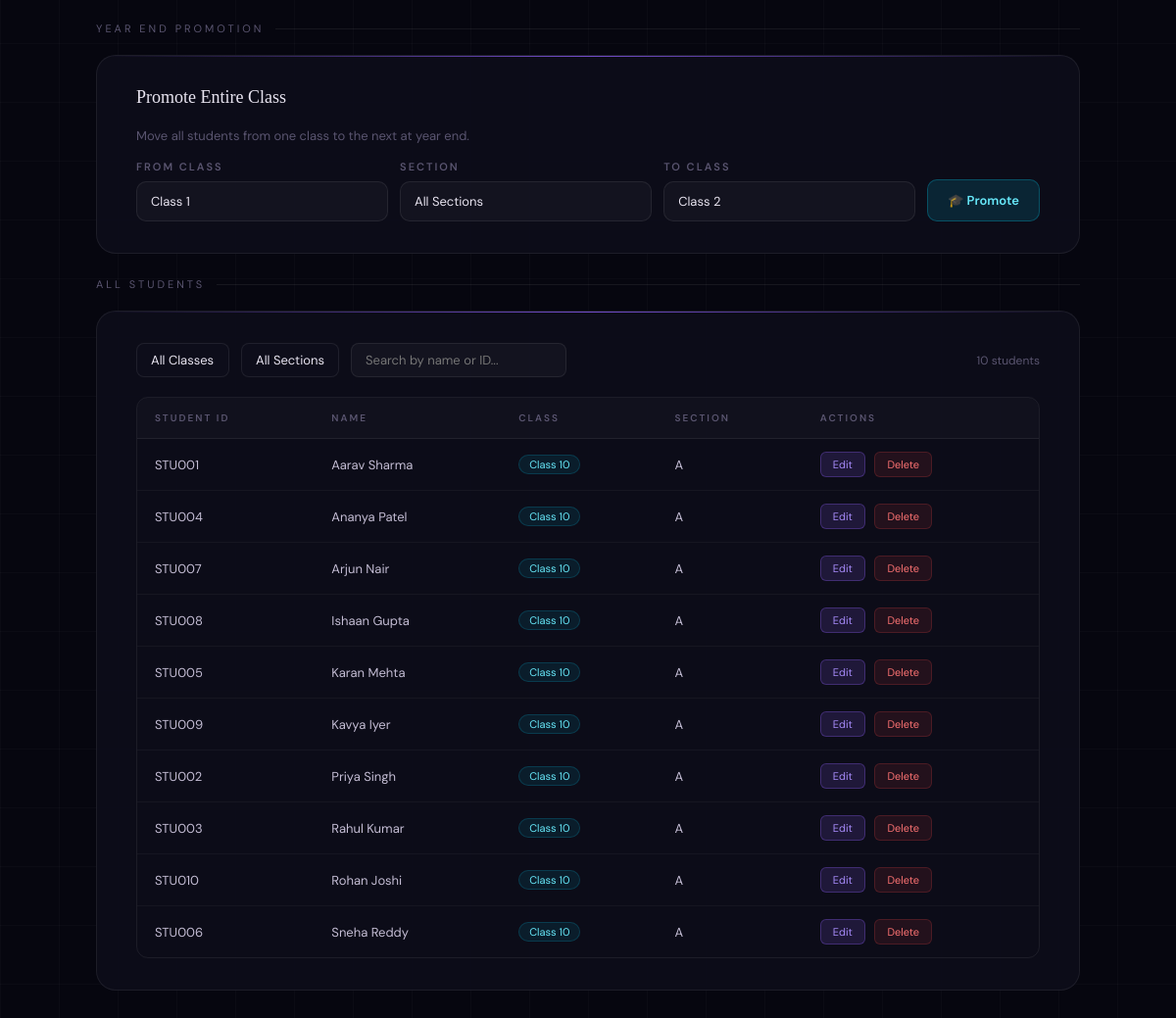
/students (signed in, lower part), run on an earlier commit of the app's database.
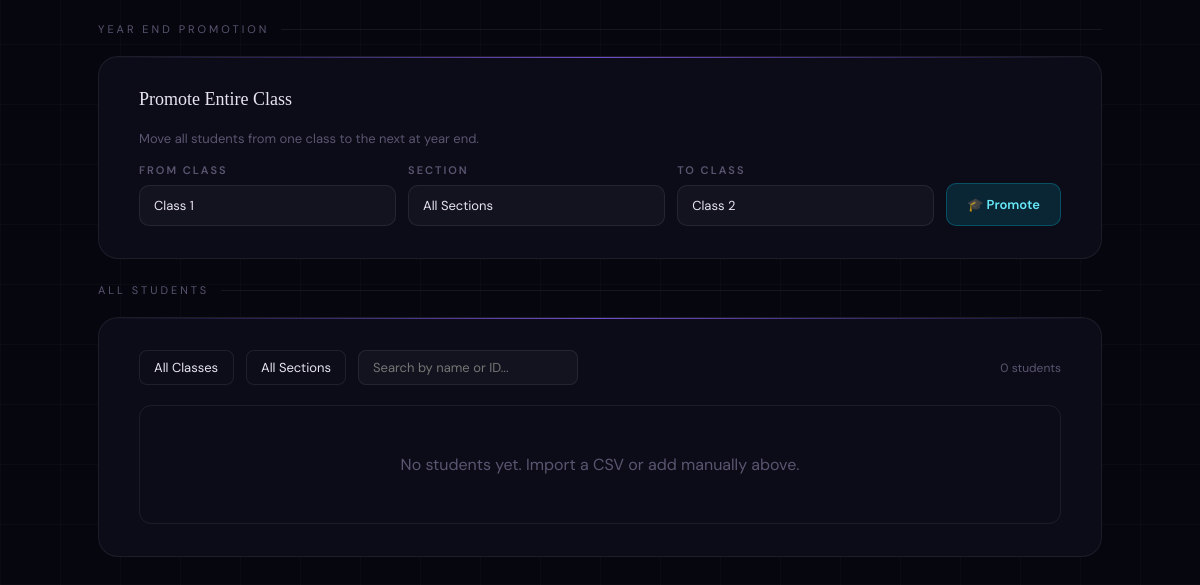
And on a later commit of the database.
### database.py (models this page shows)
class Student(db.Model):
    id = db.Column(db.Integer, primary_key=True)
    student_id = db.Column(db.String(20), nullable=False)
    name = db.Column(db.String(100), nullable=False)
    class_name = db.Column(db.String(10), nullable=False)
    section = db.Column(db.String(5), nullable=False)
    school_id = db.Column(db.Integer, db.ForeignKey('school.id'), nullable=False)
    results = db.relationship('Result', backref='student', lazy=True)

### app.py (the view)
@app.route('/students')
def students_page():
    if 'school_id' not in session:
        return redirect(url_for('login'))
    students = Student.query.filter_by(school_id=session['school_id'])\
        .order_by(Student.class_name, Student.section, Student.name).all()
    return render_template('students.html', students=students, school_name=session['school_name'])

### templates/students.html (shortened to what this page needs)
<!DOCTYPE html>
<html lang="en">
<head>
</head>
<body>
<div class="main">
    <div class="section-label">Year End Promotion</div>
    <div class="card">
        <div class="card-title">Promote Entire Class</div>
        <div style="font-size:13px;color:#5a5570;margin-bottom:16px">Move all students from one class to the next at year end.</div>
        <div class="promote-grid">
            <div class="add-group">
                <label>From Class</label>
                <select id="fromClass">
                    {% for c in range(1,13) %}<option value="{{ c }}">Class {{ c }}</option>{% endfor %}
                </select>
            </div>
            <div class="add-group">
                <label>Section</label>
                <select id="promoteSection">
                    <option value="ALL">All Sections</option>
                </select>
            </div>
            <div class="add-group">
                <label>To Class</label>
                <select id="toClass">
                    {% for c in range(2,13) %}<option value="{{ c }}">Class {{ c }}</option>{% endfor %}
                </select>
            </div>
            <button class="add-btn" style="background:rgba(6,182,212,0.15);border-color:rgba(6,182,212,0.3);color:#67e8f9" onclick="promoteClass()">🎓 Promote</button>
        </div>
    </div>
    <div class="section-label">All Students</div>
    <div class="card">
        <div class="filters">
            <select class="filter-select" id="filterClass" onchange="filterStudents()">
                <option value="">All Classes</option>
            </select>
            <select class="filter-select" id="filterSection" onchange="filterStudents()">
                <option value="">All Sections</option>
            </select>
            <input class="search-input" type="text" placeholder="Search by name or ID..." oninput="filterStudents()" id="searchInput">
            <div class="count-badge" id="countBadge">{{ students|length }} students</div>
        </div>
        <div class="table-wrap">
            {% if students %}
            <table id="studentTable">
                <thead>
                    <tr>
                        <th>Student ID</th>
                        <th>Name</th>
                        <th>Class</th>
                        <th>Section</th>
                        <th>Actions</th>
                    </tr>
                </thead>
                <tbody id="studentTableBody">
                    {% for s in students %}
                    <tr data-class="{{ s.class_name }}" data-section="{{ s.section }}" data-name="{{ s.name|lower }}" data-sid="{{ s.student_id|lower }}">
                        <td>{{ s.student_id }}</td>
                        <td>{{ s.name }}</td>
                        <td><span class="class-badge">Class {{ s.class_name }}</span></td>
                        <td>{{ s.section }}</td>
                        <td>
                            <button class="action-btn edit-btn" onclick="openEdit({{ s.id }}, '{{ s.student_id }}', '{{ s.name }}', '{{ s.class_name }}', '{{ s.section }}')">Edit</button>
                            <button class="action-btn del-btn" onclick="deleteStudent({{ s.id }}, this)">Delete</button>
                        </td>
                    </tr>
                    {% endfor %}
                </tbody>
            </table>
            {% else %}
            <div class="empty">No students yet. Import a CSV or add manually above.</div>
            {% endif %}
        </div>
    </div>
</div>
</body>
</html>

What changed in the data, as far as the page shows it:
removed Student: student_id "STU001", name "Aarav Sharma", class_name "10", section "A"
removed Student: student_id "STU004", name "Ananya Patel", class_name "10", section "A"
removed Student: student_id "STU007", name "Arjun Nair", class_name "10", section "A"
removed Student: student_id "STU008", name "Ishaan Gupta", class_name "10", section "A"
removed Student: student_id "STU005", name "Karan Mehta", class_name "10", section "A"
removed Student: student_id "STU009", name "Kavya Iyer", class_name "10", section "A"
removed Student: student_id "STU002", name "Priya Singh", class_name "10", section "A"
removed Student: student_id "STU003", name "Rahul Kumar", class_name "10", section "A"
removed Student: student_id "STU010", name "Rohan Joshi", class_name "10", section "A"
removed Student: student_id "STU006", name "Sneha Reddy", class_name "10", section "A"
Also different on the page:
{{ students|length }}: "10" → "0"
text no longer shown: "STUDENT ID NAME CLASS SECTION ACTIONS"
text now shown: "No students yet. Import a CSV or add manually above."
